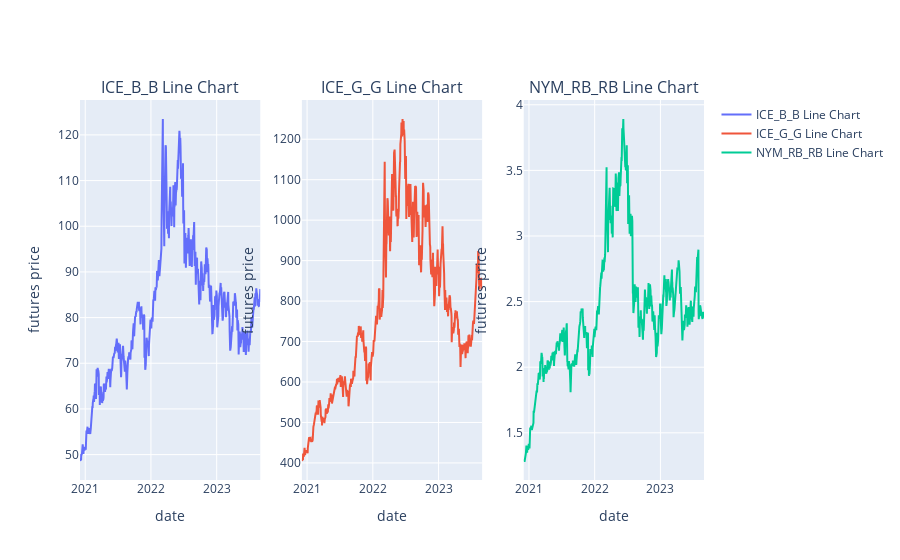

Write notebook code for a chart like this one.
### Code cell
fig = make_subplots(rows=1, cols=3, subplot_titles=('ICE_B_B Line Chart', 'ICE_G_G Line Chart', 'NYM_RB_RB Line Chart'))
fig.add_trace(
    go.Scatter(x=Three_Futures_Summary.index, y=Three_Futures_Summary['ICE_B_B'], mode='lines', name='ICE_B_B Line Chart'),
    row=1, col=1
)
fig.add_trace(
    go.Scatter(x=Three_Futures_Summary.index, y=Three_Futures_Summary['ICE_G_G'], mode='lines', name='ICE_G_G Line Chart'),
    row=1, col=2
)
fig.add_trace(
    go.Scatter(x=Three_Futures_Summary.index, y=Three_Futures_Summary['NYM_RB_RB'], mode='lines', name='NYM_RB_RB Line Chart'),
    row=1, col=3
)
fig.update_xaxes(title_text="date", row=1, col=1)
fig.update_yaxes(title_text="futures price", row=1, col=1)
fig.update_xaxes(title_text="date", row=1, col=2)
fig.update_yaxes(title_text="futures price", row=1, col=2)
fig.update_xaxes(title_text="date", row=1, col=3)
fig.update_yaxes(title_text="futures price", row=1, col=3)
fig.show()

### Figure 1 — Plotly figure (JSON) as saved in the notebook; plotly's stock layout.template omitted (floating-point values rounded to 4 significant figures; data arrays with more than 128 entries replaced by an {"elided": "..."} marker saying what was removed)
{"data": [{"mode": "lines", "name": "ICE_B_B Line Chart", "type": "scatter", "x": {"elided": "709 str values"}, "xaxis": "x", "y": {"elided": "709 float values"}, "yaxis": "y"}, {"mode": "lines", "name": "ICE_G_G Line Chart", "type": "scatter", "x": {"elided": "709 str values"}, "xaxis": "x2", "y": {"elided": "709 float values"}, "yaxis": "y2"}, {"mode": "lines", "name": "NYM_RB_RB Line Chart", "type": "scatter", "x": {"elided": "709 str values"}, "xaxis": "x3", "y": {"elided": "709 float values"}, "yaxis": "y3"}], "layout": {"annotations": [{"font": {"size": 16}, "showarrow": false, "text": "ICE_B_B Line Chart", "x": 0.1444, "xanchor": "center", "xref": "paper", "y": 1, "yanchor": "bottom", "yref": "paper"}, {"font": {"size": 16}, "showarrow": false, "text": "ICE_G_G Line Chart", "x": 0.5, "xanchor": "center", "xref": "paper", "y": 1, "yanchor": "bottom", "yref": "paper"}, {"font": {"size": 16}, "showarrow": false, "text": "NYM_RB_RB Line Chart", "x": 0.8556, "xanchor": "center", "xref": "paper", "y": 1, "yanchor": "bottom", "yref": "paper"}], "xaxis": {"anchor": "y", "domain": [0, 0.2889], "title": {"text": "date"}}, "xaxis2": {"anchor": "y2", "domain": [0.3556, 0.6444], "title": {"text": "date"}}, "xaxis3": {"anchor": "y3", "domain": [0.7111, 1], "title": {"text": "date"}}, "yaxis": {"anchor": "x", "domain": [0, 1], "title": {"text": "futures price"}}, "yaxis2": {"anchor": "x2", "domain": [0, 1], "title": {"text": "futures price"}}, "yaxis3": {"anchor": "x3", "domain": [0, 1], "title": {"text": "futures price"}}}}
